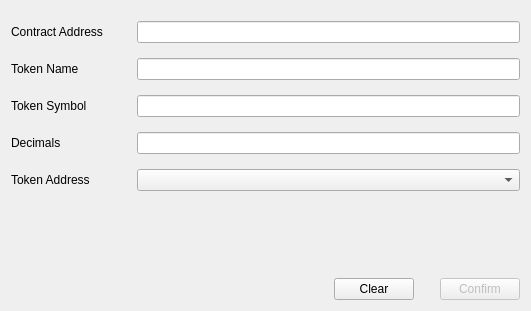
<?xml version="1.0" encoding="UTF-8"?>
<ui version="4.0">
 <class>AddTokenPage</class>
 <widget class="QWidget" name="AddTokenPage">
  <property name="geometry">
   <rect>
    <x>0</x>
    <y>0</y>
    <width>531</width>
    <height>311</height>
   </rect>
  </property>
  <property name="windowTitle">
   <string>Form</string>
  </property>
  <layout class="QVBoxLayout" name="verticalLayout">
   <item>
    <spacer name="verticalSpacer_2">
     <property name="orientation">
      <enum>Qt::Vertical</enum>
     </property>
     <property name="sizeType">
      <enum>QSizePolicy::Fixed</enum>
     </property>
     <property name="sizeHint" stdset="0">
      <size>
       <width>20</width>
       <height>10</height>
      </size>
     </property>
    </spacer>
   </item>
   <item>
    <layout class="QGridLayout" name="gridLayout">
     <property name="verticalSpacing">
      <number>15</number>
     </property>
     <item row="2" column="0">
      <widget class="QLabel" name="labelTokenSymbol">
       <property name="minimumSize">
        <size>
         <width>120</width>
         <height>0</height>
        </size>
       </property>
       <property name="text">
        <string>Token Symbol</string>
       </property>
      </widget>
     </item>
     <item row="3" column="1">
      <widget class="QLineEdit" name="lineEditDecimals">
       <property name="alignment">
        <set>Qt::AlignCenter</set>
       </property>
       <property name="readOnly">
        <bool>true</bool>
       </property>
      </widget>
     </item>
     <item row="3" column="0">
      <widget class="QLabel" name="labelDecimals">
       <property name="minimumSize">
        <size>
         <width>120</width>
         <height>0</height>
        </size>
       </property>
       <property name="text">
        <string>Decimals</string>
       </property>
      </widget>
     </item>
     <item row="1" column="1">
      <widget class="QLineEdit" name="lineEditTokenName">
       <property name="alignment">
        <set>Qt::AlignCenter</set>
       </property>
       <property name="readOnly">
        <bool>false</bool>
       </property>
      </widget>
     </item>
     <item row="0" column="0">
      <widget class="QLabel" name="labelContractAddress">
       <property name="minimumSize">
        <size>
         <width>120</width>
         <height>0</height>
        </size>
       </property>
       <property name="text">
        <string>Contract Address</string>
       </property>
      </widget>
     </item>
     <item row="2" column="1">
      <widget class="QLineEdit" name="lineEditTokenSymbol">
       <property name="alignment">
        <set>Qt::AlignCenter</set>
       </property>
       <property name="readOnly">
        <bool>false</bool>
       </property>
      </widget>
     </item>
     <item row="1" column="0">
      <widget class="QLabel" name="labelTokenName">
       <property name="minimumSize">
        <size>
         <width>120</width>
         <height>0</height>
        </size>
       </property>
       <property name="text">
        <string>Token Name</string>
       </property>
      </widget>
     </item>
     <item row="0" column="1">
      <widget class="QLineEdit" name="lineEditContractAddress">
       <property name="alignment">
        <set>Qt::AlignCenter</set>
       </property>
      </widget>
     </item>
     <item row="4" column="1">
      <layout class="QVBoxLayout" name="verticalLayout_2">
       <item>
        <widget class="AddressField" name="lineEditSenderAddress"/>
       </item>
       <item>
        <widget class="QLabel" name="labelDescription">
         <property name="sizePolicy">
          <sizepolicy hsizetype="Preferred" vsizetype="Preferred">
           <horstretch>0</horstretch>
           <verstretch>0</verstretch>
          </sizepolicy>
         </property>
         <property name="text">
          <string/>
         </property>
         <property name="alignment">
          <set>Qt::AlignLeading|Qt::AlignLeft|Qt::AlignVCenter</set>
         </property>
         <property name="wordWrap">
          <bool>true</bool>
         </property>
        </widget>
       </item>
      </layout>
     </item>
     <item row="4" column="0">
      <layout class="QVBoxLayout" name="verticalLayout_3">
       <item>
        <widget class="QLabel" name="label">
         <property name="minimumSize">
          <size>
           <width>120</width>
           <height>0</height>
          </size>
         </property>
         <property name="text">
          <string>Token Address</string>
         </property>
        </widget>
       </item>
       <item>
        <widget class="QLabel" name="labelSpacer">
         <property name="sizePolicy">
          <sizepolicy hsizetype="Preferred" vsizetype="Fixed">
           <horstretch>0</horstretch>
           <verstretch>0</verstretch>
          </sizepolicy>
         </property>
         <property name="text">
          <string/>
         </property>
        </widget>
       </item>
      </layout>
     </item>
    </layout>
   </item>
   <item>
    <spacer name="verticalSpacer">
     <property name="orientation">
      <enum>Qt::Vertical</enum>
     </property>
     <property name="sizeHint" stdset="0">
      <size>
       <width>20</width>
       <height>40</height>
      </size>
     </property>
    </spacer>
   </item>
   <item>
    <layout class="QHBoxLayout" name="horizontalLayout">
     <property name="rightMargin">
      <number>0</number>
     </property>
     <item>
      <spacer name="horizontalSpacer">
       <property name="orientation">
        <enum>Qt::Horizontal</enum>
       </property>
       <property name="sizeHint" stdset="0">
        <size>
         <width>40</width>
         <height>20</height>
        </size>
       </property>
      </spacer>
     </item>
     <item>
      <widget class="QPushButton" name="clearButton">
       <property name="text">
        <string>Clear</string>
       </property>
      </widget>
     </item>
     <item>
      <spacer name="horizontalSpacer_3">
       <property name="orientation">
        <enum>Qt::Horizontal</enum>
       </property>
       <property name="sizeType">
        <enum>QSizePolicy::Fixed</enum>
       </property>
       <property name="sizeHint" stdset="0">
        <size>
         <width>20</width>
         <height>20</height>
        </size>
       </property>
      </spacer>
     </item>
     <item>
      <widget class="QPushButton" name="confirmButton">
       <property name="enabled">
        <bool>false</bool>
       </property>
       <property name="text">
        <string>Confirm</string>
       </property>
      </widget>
     </item>
    </layout>
   </item>
  </layout>
 </widget>
 <customwidgets>
  <customwidget>
   <class>AddressField</class>
   <extends>QComboBox</extends>
   <header>qt/addressfield.h</header>
  </customwidget>
 </customwidgets>
 <resources/>
 <connections/>
</ui>
